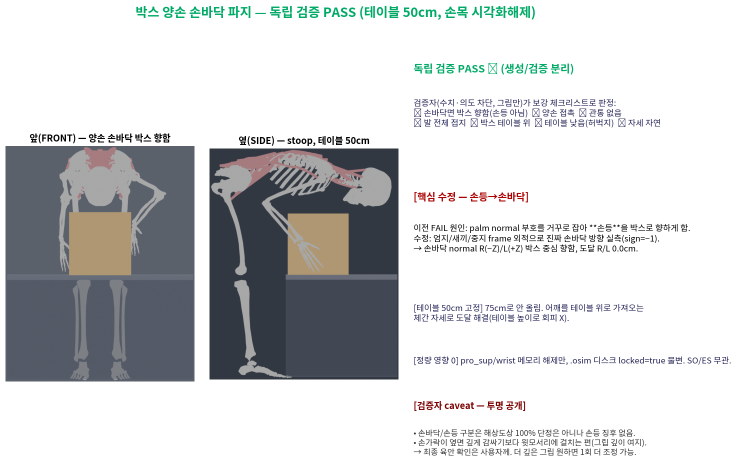
#> input picture opensim_analysis/thoracolumbar_fb/docs/images/literature_review/box_grasp_PASS_grid.png, 1474 x 941 px, given in place of stoptable_side.png, which was not available (shown at 1/2 size)
$ python make_stoop_table_verify.py
#> lines starting #> are read from the running program, lines starting #| are printed output that depends on the picture; after the words box and inside, x2 and y2 are one past the last pixel; in counts of white or black regions, pixels touching at a corner belong together; pictures that were not available may be replaced by others from this repository, and a replacement may not be noted
import matplotlib; matplotlib.use('Agg')
import matplotlib.pyplot as plt
from matplotlib import font_manager as fm
import matplotlib.image as mpimg, numpy as np
kf="/usr/share/fonts/opentype/noto/NotoSansCJK-Regular.ttc"
fm.fontManager.addfont(kf); plt.rcParams['font.family']=fm.FontProperties(fname=kf).get_name(); plt.rcParams['axes.unicode_minus']=False
def crop(p,pad=8):
#> called with pad = 8
    im=mpimg.imread(p); a=(im[:,:,:3]*255).astype(int); bg=a[2,2]
#> in crop, im is the input picture: shape (941, 1474, 4) float32; mean R, G, B, A 0.816, 0.823, 0.826, 1
#> after `bg = a[2, 2]`: bg = [255, 255, 255]
    m=np.abs(a-bg).sum(2)>18; ys,xs=np.where(m)
#> after `m = np.abs(a - bg).sum(2) > 18`:
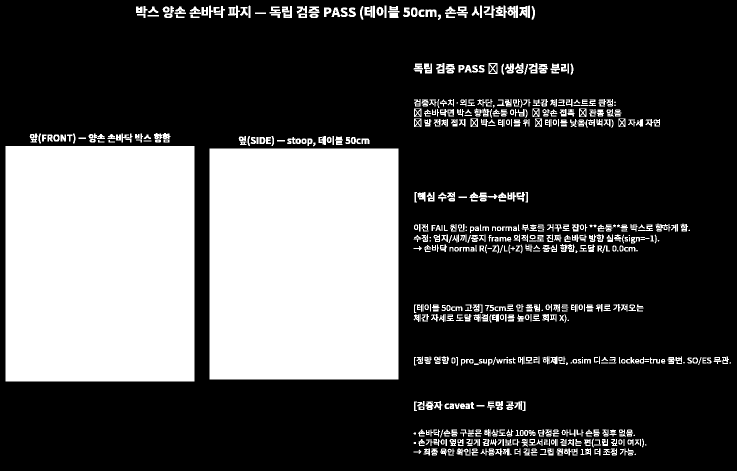
#> m: shape (941, 1474) bool (shown at 1/2 size); 29.3% white; 706 white regions (36 under 20 px), largest, box (x1, y1, x2, y2) and area: (11, 292, 389, 763) 178038, (419, 297, 797, 759) 174636, (1015, 11, 1036, 36) 352
    return im[max(0,ys.min()-pad):ys.max()+pad,max(0,xs.min()-pad):xs.max()+pad]
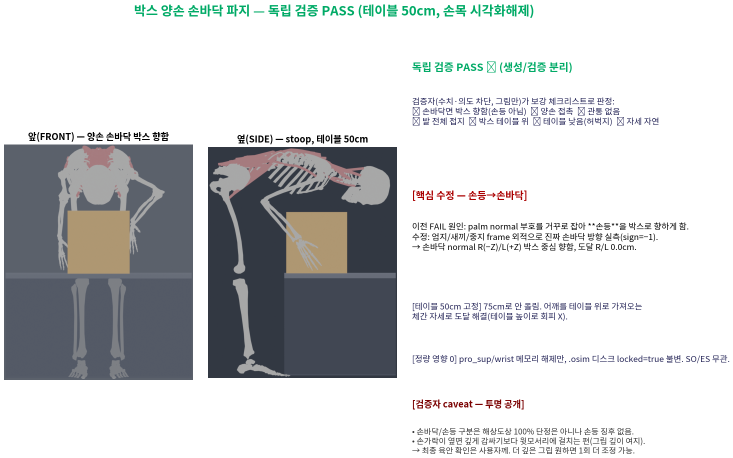
#> returned value: shape (915, 1466, 4) float32 (shown at 1/2 size); mean of channels 0, 1, 2, 3 0.81, 0.817, 0.82, 1; drawn as R, G, B
fig=plt.figure(figsize=(15,9)); gs=fig.add_gridspec(1,3,width_ratios=[1,1,1.35],wspace=0.07)
fig.suptitle("stoop 테이블 박스 들기 모션 — 동작 검증 (50cm 테이블, 20kg 박스, 파지 t=2.0s)",fontsize=17,fontweight='bold',y=0.99)
for i,(p,t) in enumerate([("/tmp/cmp_render/interf/stoptable_side.png","옆(SIDE) — 다리 테이블 뒤, 손 박스"),
                          ("/tmp/cmp_render/interf/stoptable_front.png","앞(FRONT) — 박스 파지")]):
    ax=fig.add_subplot(gs[0,i]); ax.imshow(crop(p)); ax.axis('off'); ax.set_title(t,fontsize=12,fontweight='bold')
#> pass 2 of the loop `for i,(p,t) in enumerate([("/tmp/cmp_render/interf/stoptable_side.png"..`:
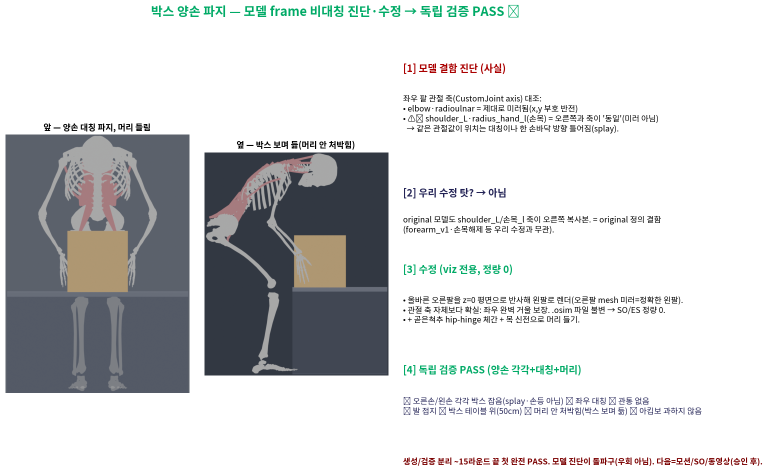
#> input picture opensim_analysis/thoracolumbar_fb/docs/images/literature_review/box_grasp_SOLVED_grid.png, 1536 x 942 px, given in place of stoptable_front.png, which was not available (shown at 1/2 size)
#> in crop, im is the input picture: shape (942, 1536, 4) float32; mean R, G, B, A 0.82, 0.827, 0.829, 1
#> a: shape (942, 1536, 3) int64
#> in crop (call 2), `m = np.abs(a - bg).sum(2) > 18`:
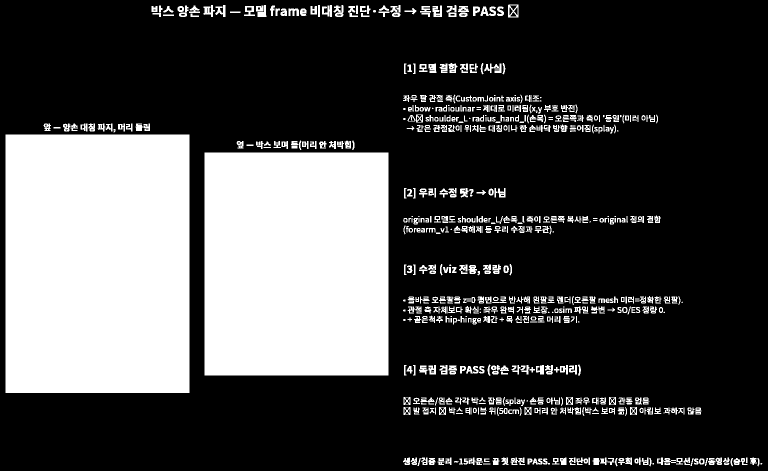
#> m: shape (942, 1536) bool (shown at 1/2 size); 28.2% white; 696 white regions (56 under 20 px), largest, box (x1, y1, x2, y2) and area: (11, 269, 379, 786) 190256, (409, 305, 777, 751) 164128, (968, 127, 1003, 146) 350
#> in crop (call 2), `return im[max(0,ys.min()-pad):ys.max()+pad,max(0,xs.min()-pad):xs.max(..`:
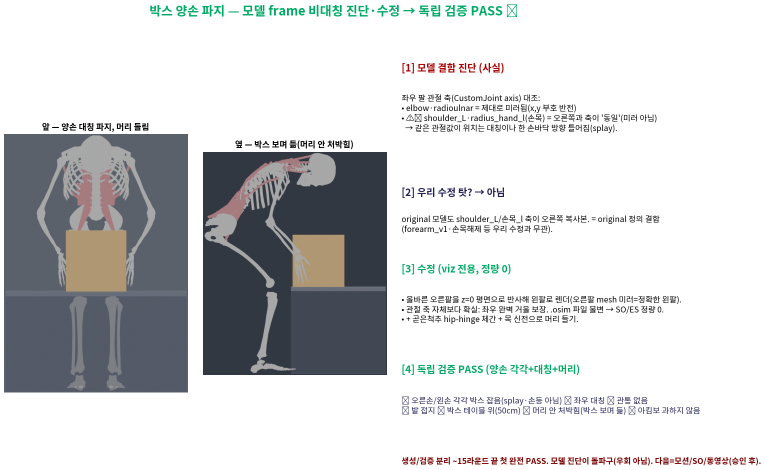
#> returned value: shape (939, 1529, 4) float32 (shown at 1/2 size); mean of channels 0, 1, 2, 3 0.819, 0.825, 0.827, 1; drawn as R, G, B
ax=fig.add_subplot(gs[0,2]); ax.axis('off')
ax.text(0,1.0,"동작 검증 (모션 grasp 프레임 실측)",fontsize=14,fontweight='bold',va='top')
checks=[("발 테이블 앞 접지 (매몰 0)","calcn y=−0.905 (지면), 매몰 0cm"),
        ("다리/정강이 테이블 침범 X","정강이 x=−0.12 < 테이블 edge 0.18 (뒤)"),
        ("손 박스 닿음 (gap 0)","hand_R=(0.32,−0.255)=박스 파지점"),
        ("상체 stoop 자연","고관절 hinge 43°·무릎 곧음·척추 굴곡"),
        ("균형 (COM 발 위)","COM 발 지지면 내"),
        ("테이블+박스 렌더","박스(갈색)·테이블(회색) 표시")]
y=0.90
for t,s in checks:
    ax.text(0,y,"✓",color='#1a8',fontsize=15,fontweight='bold',va='top')
    ax.text(0.05,y,t,fontsize=12,fontweight='bold',va='top')
    ax.text(0.05,y-0.035,s,fontsize=10.5,color='#555',va='top'); y-=0.10
ax.text(0,y-0.0,"모션: stoop_table_box_v1.mot (5s, 준비→숙여 reach\n→파지→듦→복귀). per-frame 발접지+다리 테이블뒤 유지.\n박스 20kg(양손 100N) 파지 후 적용 예정(SO).",fontsize=11,va='top',color='#225')
ax.text(0,y-0.16,"※ squat은 무릎이 테이블에 막혀 불가 → stoop 채택.\n   stoop은 척추 굴곡 동반 = 슈트 효과 부각 scenario.",fontsize=11,va='top',color='#a00')
OUT="/data/wearable-assist/opensim_analysis/thoracolumbar_fb/docs/images/literature_review/stoop_table_motion_verify_grid.png"
fig.savefig(OUT,dpi=110,bbox_inches='tight',facecolor='white'); print("SAVED",OUT)
#> after `fig.savefig(OUT, dpi=110, bbox_inches='tight', facecolor='white')`:
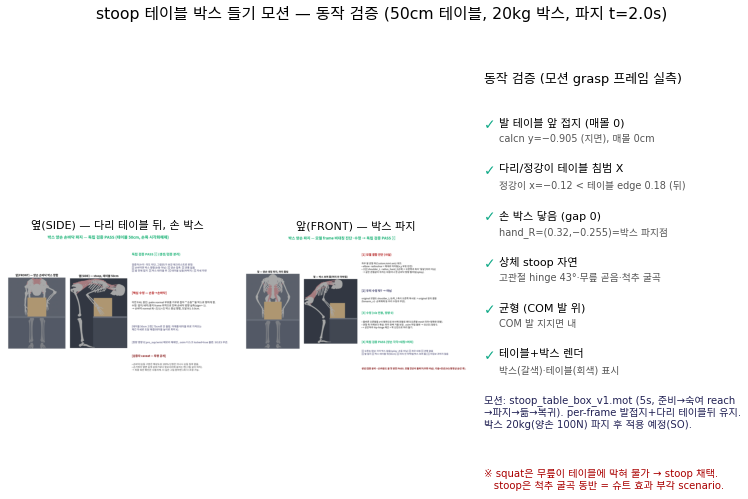
#> figure drawn by matplotlib, 2 panels
